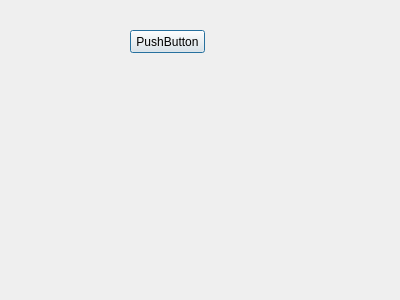
<?xml version="1.0" encoding="UTF-8"?>
<ui version="4.0">
 <class>Dialog</class>
 <widget class="QDialog" name="Dialog">
  <property name="geometry">
   <rect>
    <x>0</x>
    <y>0</y>
    <width>400</width>
    <height>300</height>
   </rect>
  </property>
  <property name="windowTitle">
   <string>Dialog</string>
  </property>
  <widget class="QPushButton" name="pushButton">
   <property name="geometry">
    <rect>
     <x>130</x>
     <y>30</y>
     <width>75</width>
     <height>23</height>
    </rect>
   </property>
   <property name="text">
    <string>PushButton</string>
   </property>
  </widget>
 </widget>
 <resources/>
 <connections/>
</ui>
